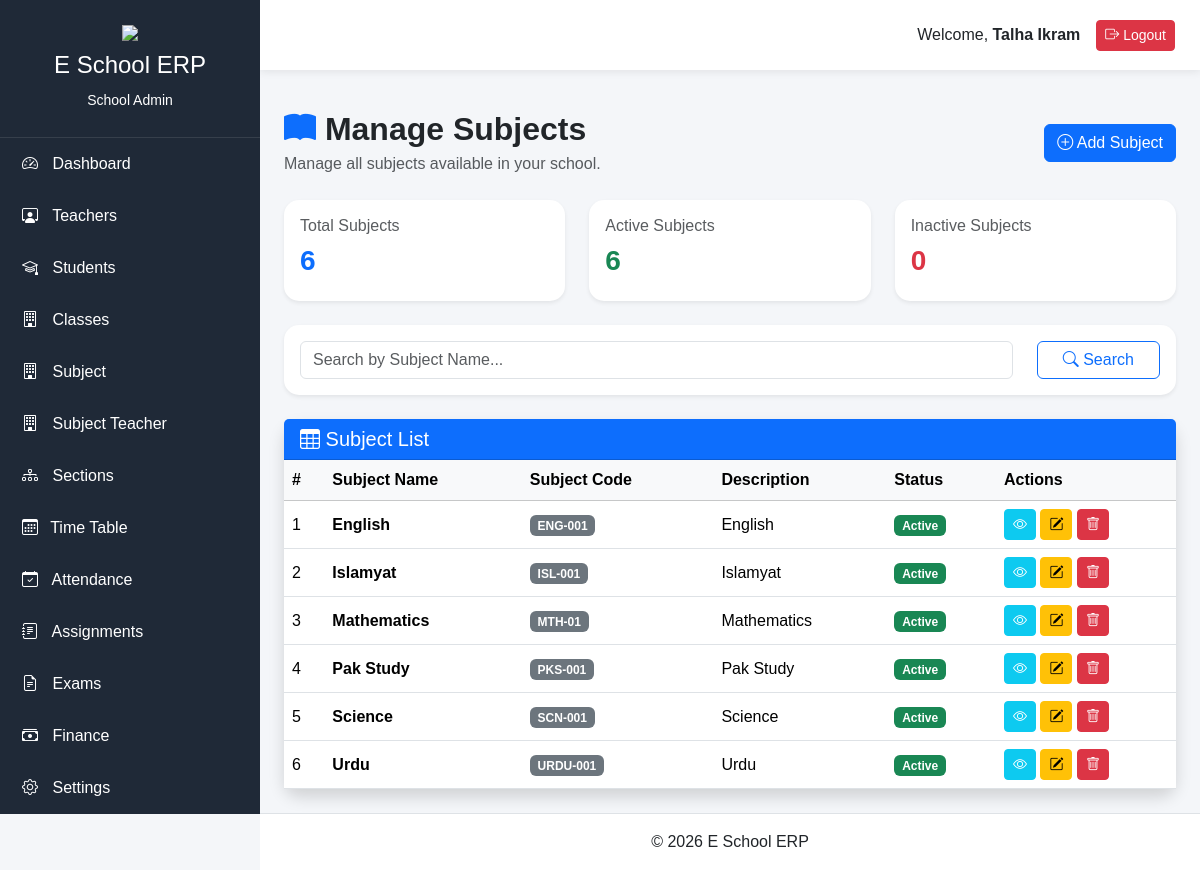
/school-admin/manage-subjects (signed in), run on the app's committed database.
### app/models/user.py (models this page shows, shortened)
class User(UserMixin, db.Model):
    __tablename__ = "users"
    id = db.Column(db.Integer, primary_key=True)
    full_name = db.Column(db.String(100), nullable=False)
    role_id = db.Column(db.Integer,db.ForeignKey("roles.id"),nullable=False)
    role = db.relationship("Role",back_populates="users")
    school = db.relationship("School",back_populates="users")
    student=db.relationship("Student",back_populates="user",uselist=False,cascade="all, delete-orphan")
    teacher=db.relationship("Teacher",back_populates="user",uselist=False,cascade="all, delete-orphan")
    parent= db.relationship("Parent",back_populates="user",uselist=False,cascade="all, delete-orphan")
    school_admin = db.relationship("SchoolAdmin",back_populates="user",uselist=False,cascade="all, delete-orphan")
    school_id = db.Column(db.Integer,db.ForeignKey("schools.id"),nullable=True)
    username = db.Column(db.String(50),unique=True,nullable=False)
    email = db.Column(db.String(120),unique=True,nullable=False)
    password_hash = db.Column(db.String(255),nullable=False)
    is_active = db.Column(db.Boolean,default=True)
    is_verified = db.Column(db.Boolean,default=False)
    last_login = db.Column(db.DateTime,nullable=True)
    created_at = db.Column(db.DateTime,default=datetime.utcnow)
    updated_at = db.Column(db.DateTime,default=datetime.utcnow,onupdate=datetime.utcnow)

### app/models/subject.py (models this page shows, shortened)
class Subject(db.Model):
    __tablename__ = "subjects"
    id = db.Column(db.Integer, primary_key=True)
    school = db.relationship("School",back_populates="subjects")
    exams = db.relationship("Exam", back_populates= "subject", cascade= "all, delete-orphan")
    timetables = db.relationship("Timetable", back_populates = "subject")
    assignments = db.relationship("Assignment", back_populates = "subject")
    results = db.relationship("Result", back_populates = "subject")
    teacher_subjects= db.relationship("TeacherSubject", back_populates = "subject", cascade ="all, delete-orphan",lazy = True)
    school_id = db.Column(db.Integer,db.ForeignKey("schools.id"),nullable=False)
    subject_name = db.Column(db.String(100),nullable=False)
    subject_code = db.Column(db.String(20),unique=True,nullable=False)
    description = db.Column(db.Text,nullable=True)
    credit_hours = db.Column(db.Integer,nullable=True)
    is_active = db.Column(db.Boolean,default=True)
    created_at = db.Column(db.DateTime,default=datetime.utcnow)
    updated_at = db.Column(db.DateTime,default=datetime.utcnow,onupdate=datetime.utcnow)

### app/blueprints/school_admin/routes.py (the view)
@school_admin.route("/manage-subjects")
@login_required
def manage_subjects():
    page = request.args.get("page", 1, type=int)
    search = request.args.get("search", "", type=str)
    query = Subject.query.filter_by(school_id=current_user.school_id)
    if search:
        query = query.filter( Subject.subject_name.ilike(f"%{search}%"))
    subjects = query.order_by(Subject.subject_name.asc()).paginate(
        page=page,
        per_page=10,
        error_out=False
    )
    return render_template( "school_admin/manage_subjects.html",subjects=subjects,
        search=search )

### app/models/user.py (called while the page is built)
@login_manager.user_loader
def load_user(user_id):
    return User.query.get(int(user_id))

### app/templates/school_admin/manage_subjects.html (shortened to what this page needs)
{% extends "school_admin/base.html" %}
{% block content %}
<div class="container-fluid">
    <div class="d-flex justify-content-between align-items-center mb-4">
        <div>
            <h2 class="fw-bold mb-1">
                <i class="bi bi-book-fill text-primary"></i>
                Manage Subjects
            </h2>
            <p class="text-muted mb-0">
                Manage all subjects available in your school.
            </p>
        </div>
        <a href="{{ url_for('school_admin.create_subject') }}"
           class="btn btn-primary">
            <i class="bi bi-plus-circle"></i>
            Add Subject
        </a>
    </div>
    <div class="row mb-4">
        <div class="col-md-4">
            <div class="card border-0 shadow-sm">
                <div class="card-body">
                    <h6 class="text-muted">
                        Total Subjects
                    </h6>
                    <h3 class="fw-bold text-primary">
                        {{ subjects.total }}
                    </h3>
                </div>
            </div>
        </div>
        <div class="col-md-4">
            <div class="card border-0 shadow-sm">
                <div class="card-body">
                    <h6 class="text-muted">
                        Active Subjects
                    </h6>
                    <h3 class="fw-bold text-success">
                        {{ subjects.items
                        |selectattr("is_active")
                        |list
                        |length }}
                    </h3>
                </div>
            </div>
        </div>
        <div class="col-md-4">
            <div class="card border-0 shadow-sm">
                <div class="card-body">
                    <h6 class="text-muted">
                        Inactive Subjects
                    </h6>
                    <h3 class="fw-bold text-danger">
                        {{ subjects.items
                        |rejectattr("is_active")
                        |list
                        |length }}
                    </h3>
                </div>
            </div>
        </div>
    </div>
    <div class="card shadow-sm border-0 mb-4">
        <div class="card-body">
            <form method="GET">
                <div class="row">
                    <div class="col-md-10">
                        <input
                            type="text"
                            name="search"
                            class="form-control"
                            placeholder="Search by Subject Name..."
                            value="{{ search }}"
                        >
                    </div>
                    <div class="col-md-2 d-grid">
                        <button
                            type="submit"
                            class="btn btn-outline-primary">
                            <i class="bi bi-search"></i>
                            Search
                        </button>
                    </div>
                </div>
            </form>
        </div>
    </div>
    <div class="card shadow border-0">
        <div class="card-header bg-primary text-white">
            <h5 class="mb-0">
                <i class="bi bi-table"></i>
                Subject List
            </h5>
        </div>
        <div class="card-body p-0">
            <div class="table-responsive">
                <table class="table table-hover align-middle mb-0">
                    <thead class="table-light">
                        <tr>
                            <th>#</th>
                            <th>Subject Name</th>
                            <th>Subject Code</th>
                            <th>Description</th>
                            <th>Status</th>
                            <th width="180">Actions</th>
                        </tr>
                    </thead>
                    <tbody>
{% if subjects.items %}
    {% for subject in subjects.items %}
    <tr>
        <td>
            {{ loop.index + ((subjects.page - 1) * subjects.per_page) }}
        </td>
        <td>
            <strong>{{ subject.subject_name }}</strong>
        </td>
        <td>
            <span class="badge bg-secondary">
                {{ subject.subject_code }}
            </span>
        </td>
        <td>
            {% if subject.description %}
                {{ subject.description[:60] }}
            {% else %}
                <span class="text-muted">
                    No Description
                </span>
            {% endif %}
        </td>
        <td>
            {% if subject.is_active %}
                <span class="badge bg-success">
                    Active
                </span>
            {% else %}
                <span class="badge bg-danger">
                    Inactive
                </span>
            {% endif %}
        </td>
        <td>
            <a href="{{ url_for('school_admin.subject_detail', id=subject.id) }}"
               class="btn btn-sm btn-info text-white"
               title="View">
                <i class="bi bi-eye"></i>
            </a>
            <a href="{{ url_for('school_admin.edit_subject', id=subject.id) }}"
               class="btn btn-sm btn-warning"
               title="Edit">
                <i class="bi bi-pencil-square"></i>
            </a>
            <button
                class="btn btn-sm btn-danger"
                data-bs-toggle="modal"
                data-bs-target="#deleteModal{{ subject.id }}"
                title="Delete">
                <i class="bi bi-trash"></i>
            </button>
        </td>
    </tr>
    {% endfor %}
{% endif %}
                    </tbody>
                </table>
            </div>
        </div>
    </div>
</div>
{% endblock %}

### app/templates/school_admin/base.html (shortened to what this page needs)
<!DOCTYPE html>
<html lang="en">
<head>
<link href="https://cdn.jsdelivr.net/npm/bootstrap@5.3.3/dist/css/bootstrap.min.css" rel="stylesheet">
<link rel="stylesheet"
href="https://cdn.jsdelivr.net/npm/bootstrap-icons@1.11.3/font/bootstrap-icons.min.css">
<link rel="stylesheet"
href="{{ url_for('static', filename='css/style.css') }}">
</head>
<body>
<div class="wrapper">
<aside class="sidebar" id="sidebar">
<div class="sidebar-header">
<img src="{{ url_for('static', filename='images/logo.png') }}"
class="logo">
<h4>E School ERP</h4>
<small>School Admin</small>
</div>
<ul class="sidebar-menu">
<li>
<a href="{{ url_for('school_admin.dashboard') }}">
<i class="bi bi-speedometer2"></i>
Dashboard
</a>
</li>
<li>
<a href="{{ url_for('school_admin.manage_teachers') }}">
<i class="bi bi-person-workspace"></i>
Teachers
</a>
</li>
<li>
<a href="{{ url_for('school_admin.manage_students') }}">
<i class="bi bi-mortarboard"></i>
Students
</a>
</li>
<li>
<a href="{{ url_for('school_admin.manage_classes') }}">
<i class="bi bi-building"></i>
Classes
</a>
</li>
<li>
    <a href="{{ url_for('school_admin.manage_subjects') }}">
    <i class="bi bi-building"></i>
    Subject
    </a>
    </li>
<li>
    <a href="{{ url_for('school_admin.manage_teacher_subjects') }}">
    <i class="bi bi-building"></i>
    Subject Teacher
    </a>
    </li>
<li>
<a href="{{ url_for('school_admin.manage_sections') }}">
<i class="bi bi-diagram-3"></i>
Sections
</a>
</li>
<li>
<a href="{{ url_for('school_admin.manage_timetable') }}">
<i class="bi bi-calendar3 me-2"></i>
Time Table
</a>
</li>
<li>
<a href="#">
<i class="bi bi-calendar-check"></i>
Attendance
</a>
</li>
<li>
<a href="#">
<i class="bi bi-journal-text"></i>
Assignments
</a>
</li>
<li>
<a href="#">
<i class="bi bi-file-earmark-text"></i>
Exams
</a>
</li>
<li>
<a href="#">
<i class="bi bi-cash-stack"></i>
Finance
</a>
</li>
<li>
<a href="#">
<i class="bi bi-gear"></i>
Settings
</a>
</li>
</ul>
</aside>
<div class="main-content">
<nav class="top-navbar">
<div class="ms-auto d-flex align-items-center">
<span class="me-3">
Welcome,
<strong>{{ current_user.full_name }}</strong>
</span>
<a href="{{ url_for('auth.logout') }}"
class="btn btn-danger btn-sm">
<i class="bi bi-box-arrow-right"></i>
Logout
</a>
</div>
</nav>
<main class="container-fluid py-4">
{% block content %}
{% endblock %}
</main>
<footer class="text-center py-3 border-top">
© 2026 E School ERP
</footer>
</div>
</div>
</body>
</html>

### app/static/css/style.css (style rules this page uses)
body { margin:0; background:#f4f6f9; font-family:Arial,sans-serif; }
.wrapper { display:flex; }
.sidebar { width:260px; background:#1f2937; color:white; min-height:100vh; position:fixed; left:0; top:0; overflow-y:auto; }
.sidebar-header { text-align:center; padding:25px; border-bottom:1px solid rgba(255,255,255,.1); }
.logo { width:70px; margin-bottom:10px; }
.sidebar-menu { list-style:none; padding:0; margin:0; }
.sidebar-menu li a { display:block; padding:14px 22px; color:white; text-decoration:none; transition:.3s; }
.sidebar-menu i { margin-right:10px; }
.main-content { margin-left:260px; width:100%; }
.top-navbar { background:white; height:70px; display:flex; align-items:center; padding:0 25px; box-shadow:0 2px 8px rgba(0,0,0,.08); }
.card { border:none; border-radius:15px; }
footer { background:white; }

### data on the page
User: full_name "Talha Ikram"
Subject: subject_name "English", subject_code "ENG-001", description "English", is_active "Active"
Subject: subject_name "Islamyat", subject_code "ISL-001", description "Islamyat", is_active "Active"
Subject: subject_name "Mathematics", subject_code "MTH-01", description "Mathematics", is_active "Active"
Subject: subject_name "Pak Study", subject_code "PKS-001", description "Pak Study", is_active "Active"
Subject: subject_name "Science", subject_code "SCN-001", description "Science", is_active "Active"
Subject: subject_name "Urdu", subject_code "URDU-001", description "Urdu", is_active "Active"

### other printed values
{{ subjects.total }} "6"
